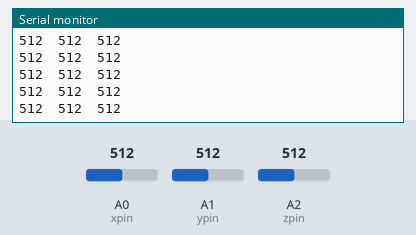
The sketch below on a simulated Arduino Uno, built with avr-gcc and run on an emulated ATmega328P. On the bench: the last lines printed to the serial monitor. The test bench sets the inputs (shaded band); at power-on: A0 (xpin) = 512, A1 (ypin) = 512, A2 (zpin) = 512.

Above: at 1.2 s.
1.3 s: A0 (xpin) set to 992
At 2.4 s:
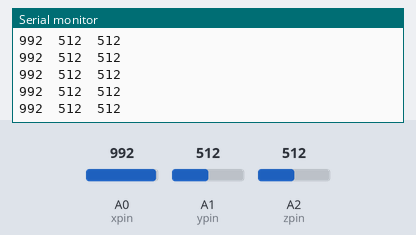
4.3 s: A0 (xpin) set to 1009
At 5.1 s:
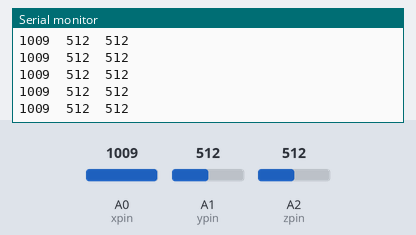
Timing chart, 0 to 7.3 s (numbered marks = the images above; inputs shaded):
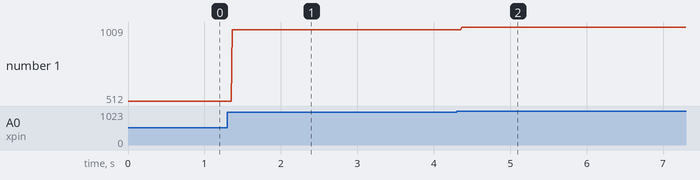

The sketch:

hand_geasture.ino
```cpp
int zpin = A2;
int ypin = A1;
int xpin = A0;

void setup() {
  Serial.begin(9600);
  pinMode(xpin, INPUT);
  pinMode(ypin, INPUT);
  pinMode(zpin, INPUT);
}

void loop() {
  Serial.print(analogRead(xpin));
  Serial.print("\t");
  Serial.print(analogRead(ypin));
  Serial.print("\t");
  Serial.print(analogRead(zpin));
  Serial.println();
  delay(10);
}
```

Measured:
- after the input at 1.3 s, the serial monitor: prints a new line after 0.07 s (image 1)
- after the input at 4.3 s, the serial monitor: prints a new line after 0.07 s (image 2)
- plotted number 1: 512 → 992 after the input at 1.3 s, 992 → 1009 after the input at 4.3 s
